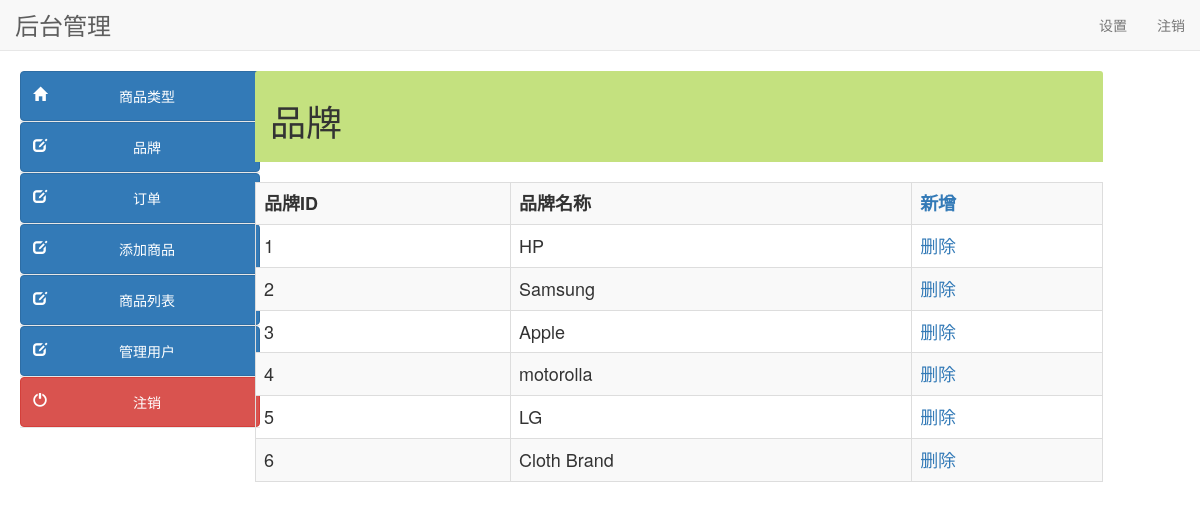
Page /admin/brand.php (signed in) on the committed database.
### tables this page shows
CREATE TABLE `brands` (
  `brand_id` int(100) NOT NULL,
  `brand_title` text NOT NULL
);

### admin/brand.php (the view, shortened to what this page needs)
<!DOCTYPE html>
<html lang="en">
<head>
<link href="style/css/bootstrap.min.css" rel="stylesheet">
<link href="style/css/k.css" rel="stylesheet">
</head>
<body>
<?php include("include/header.php"); ?>
<div class="container-fluid">
<?php include("include/side_bar.php"); ?>
<div class="col-sm-9" style="margin-left:10px">
<div class="panel-heading" style="background-color:#c4e17f">
	<h1>品牌 </h1></div><br>
<div style="overflow-x:scroll;">
<table class="table table-bordered table-hover table-striped" style="font-size:18px">
	<tr>
			    <th>品牌ID</th>
			    <th>品牌名称</th>
	<th><a href="add_brand.php">新增</a></th>
    </tr>
<?php
$result=mysqli_query($con,"select * from brands")or die ("query 2 incorrect.......");
while(list($brand_id,$brand_name)=
mysqli_fetch_array($result))
{
echo "<tr><td>$brand_id</td><td>$brand_name</td>";
echo"<td>
<a href='brand.php?brand_id=$brand_id&action=delete'>删除</a>
</td></tr>";
}
?>
</table>
</div>
</div></div>
</body>
</html>

### rows in the picture
brands: brand_id "1", brand_title "HP"
brands: brand_id "2", brand_title "Samsung"
brands: brand_id "3", brand_title "Apple"
brands: brand_id "4", brand_title "motorolla"
brands: brand_id "5", brand_title "LG"
brands: brand_id "6", brand_title "Cloth Brand"
